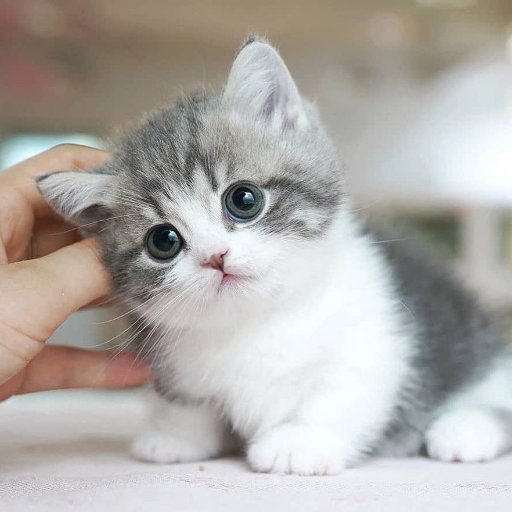
#> input picture numpy/resources/cat.png, 512 x 512 px
$ jupyter execute hstack_vs_vstack.ipynb
#> lines starting #> are read from the running program, lines starting #| are printed output that depends on the picture
##### ❇️ Horizontal vs Vertical Stacking

[cell 1]
import cv2
import numpy as np
from matplotlib import pyplot as plt

[cell 2]
img_cat = cv2.cvtColor(cv2.imread('resources/cat.png'), cv2.COLOR_BGR2RGB)
img_dog = cv2.cvtColor(cv2.imread('resources/dog.png'), cv2.COLOR_BGR2RGB)
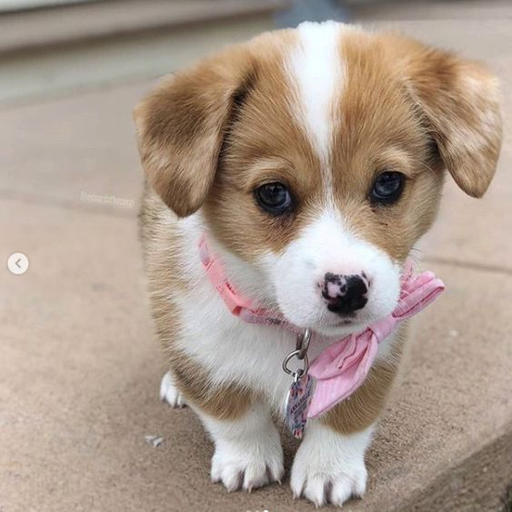
#> input picture numpy/resources/dog.png, 512 x 512 px

[cell 3]
# Horizontally stacking two images/arrays of same size
cat_dog_hstacked = np.hstack((img_cat, img_dog))
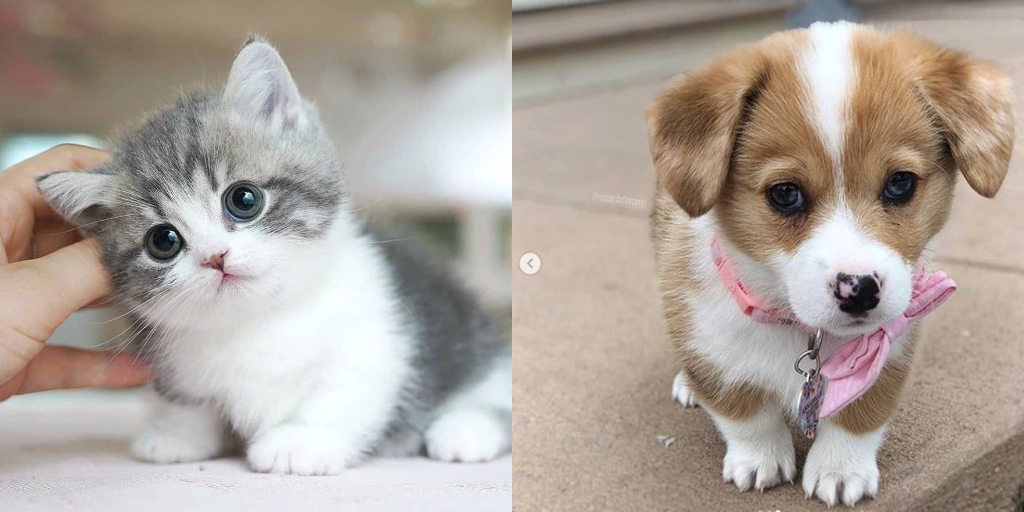
#> cat_dog_hstacked: shape (512, 1024, 3); mean R, G, B 173.7, 163.3, 155

plt.figure(figsize=(6, 3))
plt.imshow(cat_dog_hstacked)
plt.title('horizontally_stacked')
plt.axis('off')

[cell 4]
# Vertically stacking two images/arrays of same size
cat_dog_vstacked = np.vstack((img_cat, img_dog))
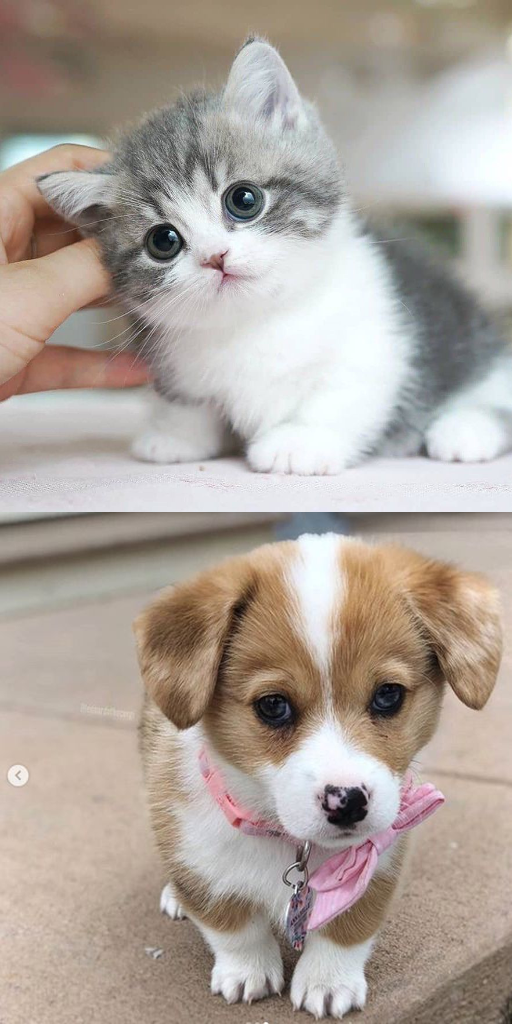
#> cat_dog_vstacked: shape (1024, 512, 3); mean R, G, B 173.7, 163.3, 155

plt.figure(figsize=(3, 6))
plt.imshow(cat_dog_vstacked)
plt.title('vertically_stacked')
plt.axis('off')
